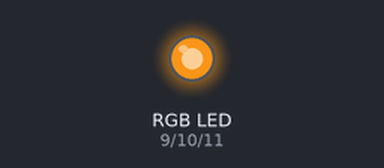
The sketch below on a simulated Arduino Uno, built with avr-gcc and run on an emulated ATmega328P. Parts: an RGB LED mixed from three pins (HIGH = lit). Random numbers use the default seed unless the sketch sets one.

Above: at 0.58 s.
At 5.34 s:
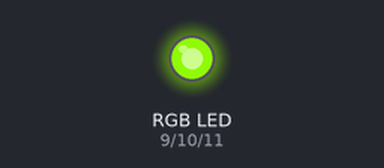
At 10.75 s:
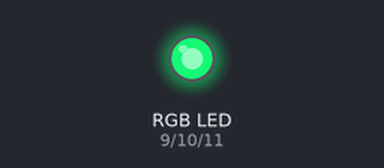
At 20.04 s:
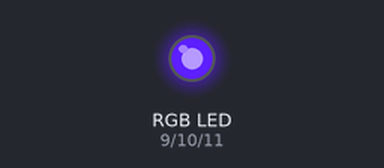
At 28.87 s:
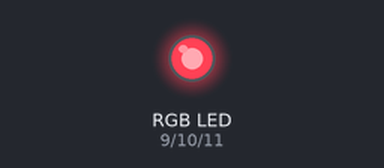
At 39.04 s:
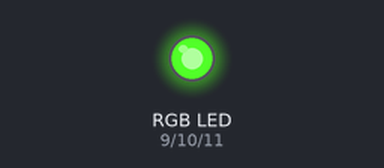
Timing chart, 0 to 40.0 s (numbered marks = the images above):
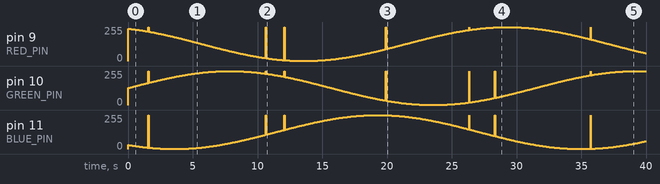

The sketch:

fermentation_led_monitor.ino
```cpp
/*
  LED Fermentation Monitor
  Simulates yeast activity by shifting LED colors over time.
  - Use a common RGB LED (common cathode or anode, adjust logic as needed)
  - Connect R, G, B pins to PWM-capable pins on Arduino
*/

const int RED_PIN = 9;    // PWM pin for Red
const int GREEN_PIN = 10; // PWM pin for Green
const int BLUE_PIN = 11;  // PWM pin for Blue

void setup() {
  pinMode(RED_PIN, OUTPUT);
  pinMode(GREEN_PIN, OUTPUT);
  pinMode(BLUE_PIN, OUTPUT);
}

void loop() {
  // Simulate yeast activity: slow color shifts, pulsing, and random flickers
  unsigned long t = millis();
  float phase = t / 5000.0; // Slow cycle

  // Color shifts: from blue (start) to green/yellow (active) to red (end)
  int r = (int)(128 + 127 * sin(phase + 2));
  int g = (int)(128 + 127 * sin(phase + 0));
  int b = (int)(128 + 127 * sin(phase + 4));

  // Simulate random "bubbles" (brief flashes)
  if (random(0, 1000) < 5) {
    r = 255;
    g = 255;
    b = 255;
    delay(30);
  }

  analogWrite(RED_PIN, r);
  analogWrite(GREEN_PIN, g);
  analogWrite(BLUE_PIN, b);

  delay(30); // Smooth animation
}
```
